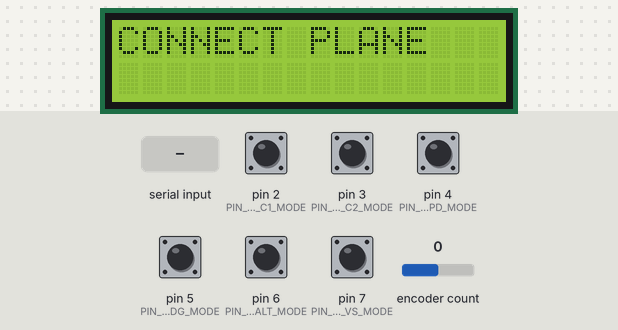
The sketch below on a simulated Arduino Uno, built with avr-gcc and run on an emulated ATmega328P. Parts: 16×2 character LCD. The test bench sets the inputs (shaded band); at power-on: pin 2 (PIN_BUTTON_C1_MODE), pin 3 (PIN_BUTTON_C2_MODE), pin 4 (PIN_BUTTON_SPD_MODE), pin 5 (PIN_BUTTON_HDG_MODE), pin 6 (PIN_BUTTON_ALT_MODE), pin 7 (PIN_BUTTON_VS_MODE) HIGH, encoder count 0.

Above: at 1.2 s.
1.3 s: "A\n" received over Serial
At 1.8 s:
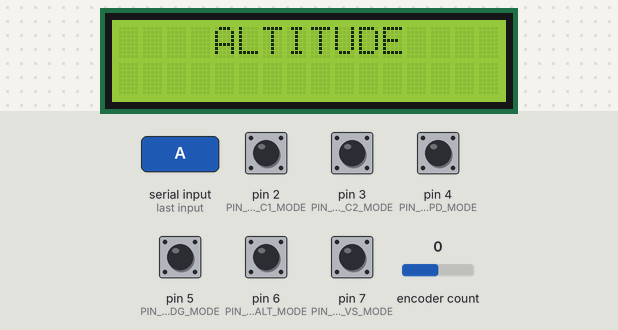
2.8 s: byte 10 ('\n') received over Serial
At 3.9 s:
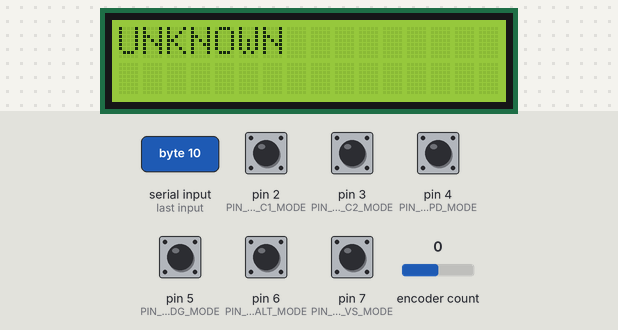
4.3 s: "S\n" received over Serial
At 5.3 s:
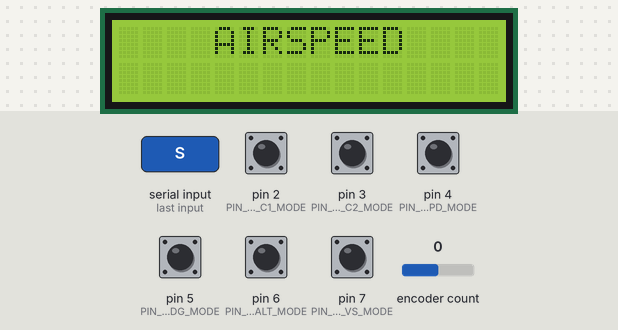
5.8 s: "H\n" received over Serial
At 6.4 s:
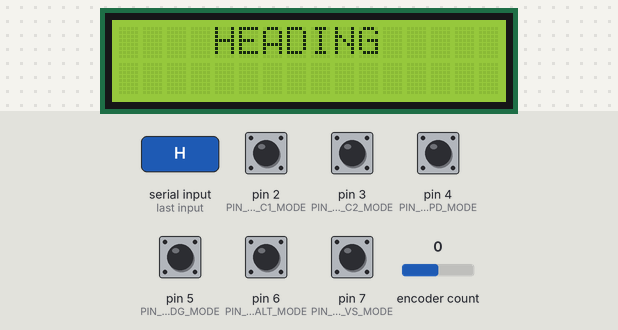
7.3 s: "V\n" received over Serial
At 7.6 s:
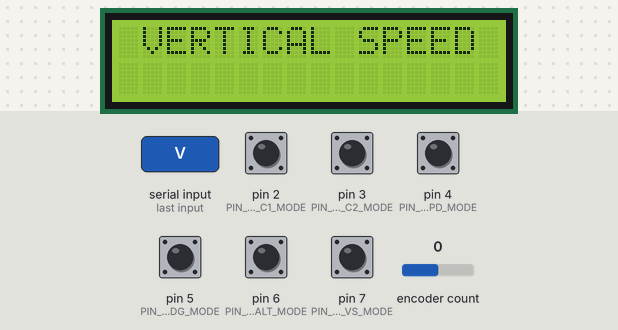
Timing chart, 0 to 10.3 s (numbered marks = the images above; inputs shaded):
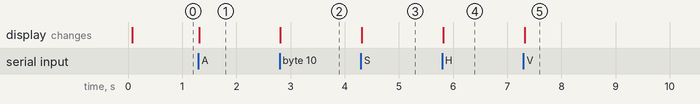

The sketch:

FexPlaneArduino.ino
```cpp
#include <Encoder.h>

#include <TimerOne.h>
#include <Wire.h>
#include <LiquidCrystal_I2C.h>

/**********************************************************/
LiquidCrystal_I2C lcd(0x27, 16, 2); // set the LCD address to 0x27 for a 16 chars and 2 line display
/*********************************************************/
const int PIN_BUTTON_C1_MODE = 2;
const int PIN_BUTTON_C2_MODE = 3;
const int PIN_BUTTON_SPD_MODE = 4;
const int PIN_BUTTON_HDG_MODE = 5;
const int PIN_BUTTON_ALT_MODE = 6;
const int PIN_BUTTON_VS_MODE = 7;
int buttonStateC1 = HIGH;
int buttonStateC2 = HIGH;
int buttonStateSPD = HIGH;
int buttonStateHDG = HIGH;
int buttonStateALT = HIGH;
int buttonStateVS = HIGH;
int lastButtonStateSPD = HIGH;   // the previous reading from the input pin
int lastButtonStateHDG = HIGH;
int lastButtonStateALT = HIGH;
int lastButtonStateVS = HIGH;
int lastButtonStateC1 = HIGH;
int lastButtonStateC2 = HIGH;
unsigned long lastDebounceTimeSPD = 0;  // the last time the input pin was toggled
unsigned long lastDebounceTimeHDG = 0;
unsigned long lastDebounceTimeALT = 0;
unsigned long lastDebounceTimeVS = 0;
unsigned long lastDebounceTimeC1 = 0;
unsigned long lastDebounceTimeC2 = 0;

unsigned long debounceDelay = 50;    // the debounce time; increase if the output flickers
String inputString = "";
/*********************************************************/
const int PIN_ENC_0 = 8;
const int PIN_ENC_1 = 9;
Encoder myEnc(PIN_ENC_0, PIN_ENC_1);
long encoderValue = 0;
/*********************************************************/

void setup()
{
  lcd.init();  //initialize the lcd
  lcd.backlight();  //open the backlight
  pinMode(PIN_BUTTON_C1_MODE, INPUT_PULLUP);
  pinMode(PIN_BUTTON_C2_MODE, INPUT_PULLUP);
  pinMode(PIN_BUTTON_SPD_MODE, INPUT_PULLUP);
  pinMode(PIN_BUTTON_HDG_MODE, INPUT_PULLUP);
  pinMode(PIN_BUTTON_ALT_MODE, INPUT_PULLUP);
  pinMode(PIN_BUTTON_VS_MODE, INPUT_PULLUP);
  Timer1.initialize(100);
  Timer1.attachInterrupt(timerIsr);

  lcd.setCursor(0, 0);  lcd.print("CONNECT PLANE");
  Serial.begin(9600);
}
/*********************************************************/
void loop()
{
  buttonCheckSPD();
  buttonCheckHDG();
  buttonCheckVS();
  buttonCheckALT();
  buttonCheckC1();
  buttonCheckC2();
  encoderCheck();
}
/*********************************************************/


void buttonCheckSPD()
{
  int newButtonStateSPD = digitalRead(PIN_BUTTON_SPD_MODE);
  if (lastButtonStateSPD != newButtonStateSPD)
  {
    lastDebounceTimeSPD = millis();
  }
  if ((millis() - lastDebounceTimeSPD) > debounceDelay)
  {
    if (newButtonStateSPD != buttonStateSPD)
    {
      if(newButtonStateSPD == LOW)
      {
        Serial.println("MS");
      }
      buttonStateSPD = newButtonStateSPD;
    }
  }
  lastButtonStateSPD = newButtonStateSPD;
}

void buttonCheckHDG()
{
  int newButtonStateHDG = digitalRead(PIN_BUTTON_HDG_MODE);
  if (lastButtonStateHDG != newButtonStateHDG)
  {
    lastDebounceTimeHDG = millis();
  }
  if ((millis() - lastDebounceTimeHDG) > debounceDelay)
  {
    if (newButtonStateHDG != buttonStateHDG)
    {
      if(newButtonStateHDG == LOW)
      {
        Serial.println("MH");
      }
      buttonStateHDG = newButtonStateHDG;
    }
  }
  lastButtonStateHDG = newButtonStateHDG;
}

void buttonCheckALT()
{
  int newButtonStateALT = digitalRead(PIN_BUTTON_ALT_MODE);
  if (lastButtonStateALT != newButtonStateALT)
  {
    lastButtonStateALT = millis();
  }
  if ((millis() - lastDebounceTimeALT) > debounceDelay)
  {
    if (newButtonStateALT != buttonStateALT)
    {
      if(newButtonStateALT == LOW)
      {
        Serial.println("MA");
      }
      buttonStateALT = newButtonStateALT;
    }
  }
  lastButtonStateALT = newButtonStateALT;
}

void buttonCheckVS()
{
  int newButtonStateVS = digitalRead(PIN_BUTTON_VS_MODE);
  if (lastButtonStateVS != newButtonStateVS)
  {
    lastDebounceTimeVS = millis();
  }
  if ((millis() - lastDebounceTimeVS) > debounceDelay)
  {
    if (newButtonStateVS != buttonStateVS)
    {
      if(newButtonStateVS == LOW)
      {
        Serial.println("MV");
      }
      buttonStateVS = newButtonStateVS;
    }
  }
  lastButtonStateVS = newButtonStateVS;
}

void buttonCheckC1()
{
  int newButtonStateC1 = digitalRead(PIN_BUTTON_C1_MODE);
  if (lastButtonStateC1 != newButtonStateC1)
  {
    lastDebounceTimeC1 = millis();
  }
  if ((millis() - lastDebounceTimeC1) > debounceDelay)
  {
    if (newButtonStateC1 != buttonStateC1)
    {
      if(newButtonStateC1 == LOW)
      {
        Serial.println("MB");
      }
      buttonStateC1 = newButtonStateC1;
    }
  }
  lastButtonStateC1 = newButtonStateC1;
}

void buttonCheckC2()
{
  int newButtonStateC2 = digitalRead(PIN_BUTTON_C2_MODE);
  if (lastButtonStateC2 != newButtonStateC2)
  {
    lastDebounceTimeC2 = millis();
  }
  if ((millis() - lastDebounceTimeC2) > debounceDelay)
  {
    if (newButtonStateC2 != buttonStateC2)
    {
      if(newButtonStateC2 == LOW)
      {
        Serial.println("MC");
      }
      buttonStateC2 = newButtonStateC2;
    }
  }
  lastButtonStateC2 = newButtonStateC2;
}

void encoderCheck()
{
  int val = myEnc.read();
  noInterrupts();
  encoderValue += val;
  interrupts();
}

void timerIsr()
{
  if(encoderValue != 0)
  {
    Serial.print("E");
    Serial.println(encoderValue);
    encoderValue = 0;
    myEnc.write(0);
  }
}

void serialEvent()
{
  while (Serial.available())
  {
    char inChar = (char)Serial.read();

    if (inChar == '\n')
    {
      lcd.clear();
      int offset = 0;
      switch(inputString[0])
      {
        case 'A':
        lcd.print("    ALTITUDE");
        offset = 10;
        break;
        case 'S':
        lcd.print("    AIRSPEED");
        break;
        case 'H':
        lcd.print("    HEADING");
        offset = 13;
        break;
        case 'V':
        lcd.print(" VERTICAL SPEED");
        offset = 11;
        break;
        default:
        lcd.print("UNKNOWN");
        break;
      }
      inputString.remove(0,1);

      lcd.setCursor(offset, 1);  lcd.print(inputString);
      // clear the string:
      inputString = "";
    }
    else
    {
      inputString += inChar;
    }
  }
}
```

Measured:
- after the input at 1.3 s, the display: changes at once (image 1)
- after the input at 2.8 s, the display: changes at once (image 2)
- after the input at 4.3 s, the display: changes at once (image 3)
- after the input at 5.8 s, the display: changes at once (image 4)
- after the input at 7.3 s, the display: changes at once (image 5)
